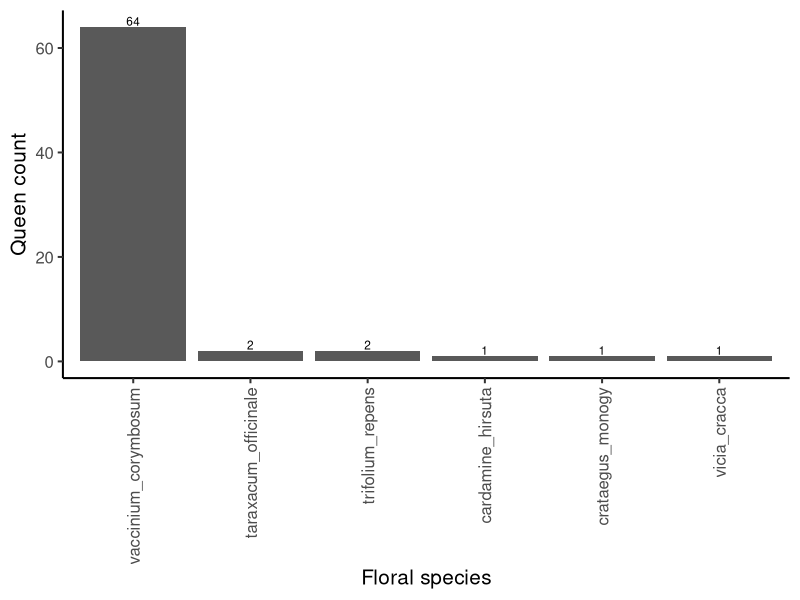
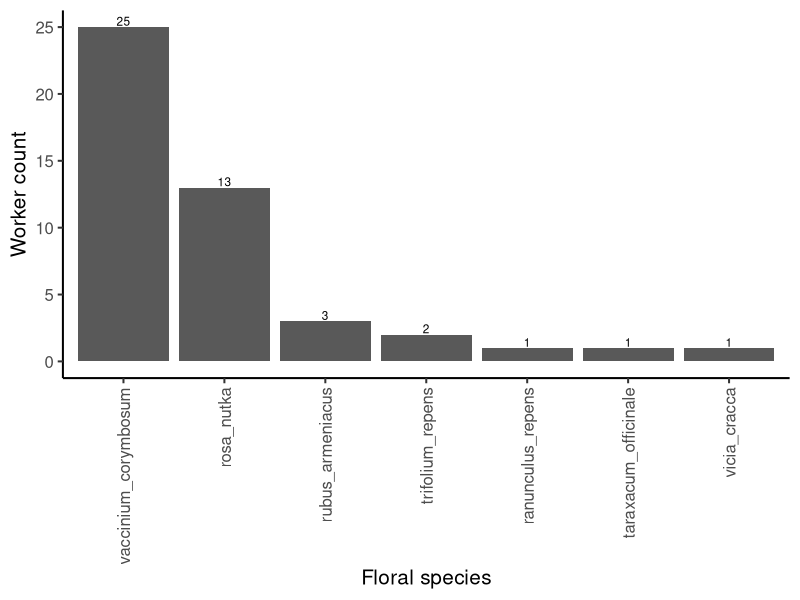
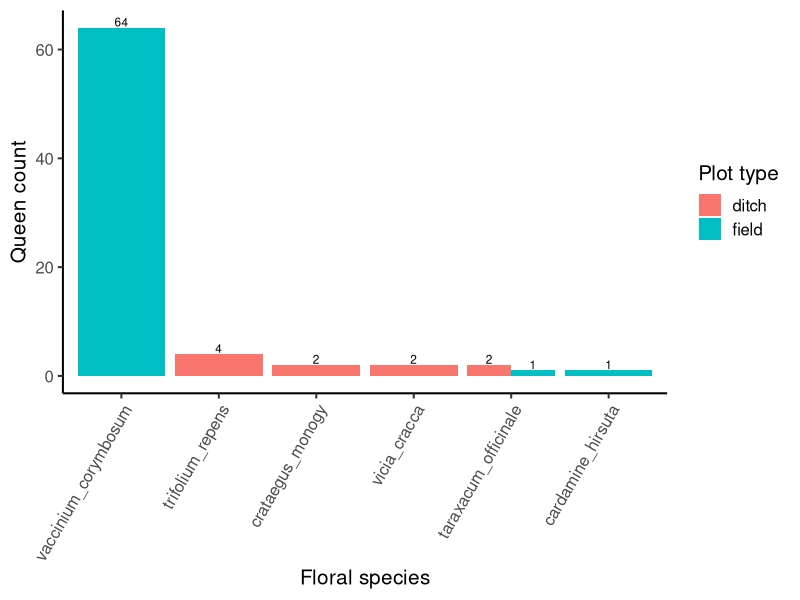
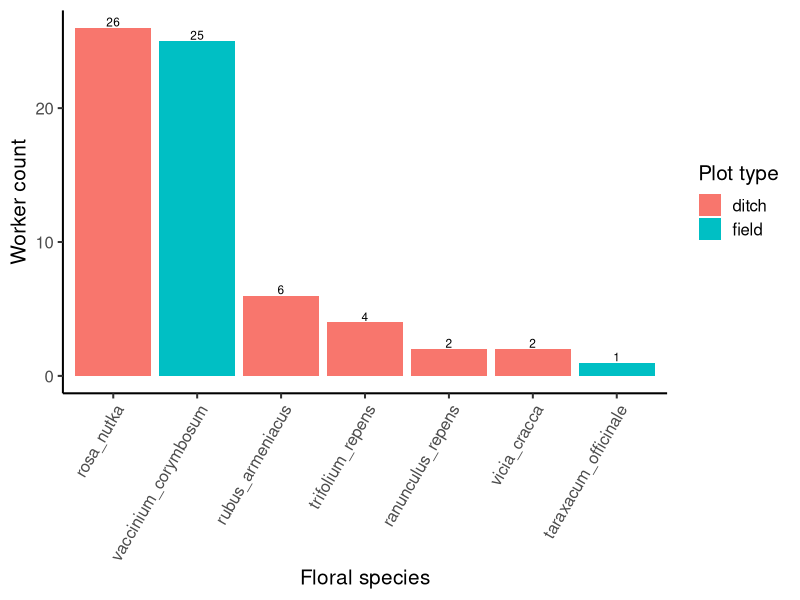
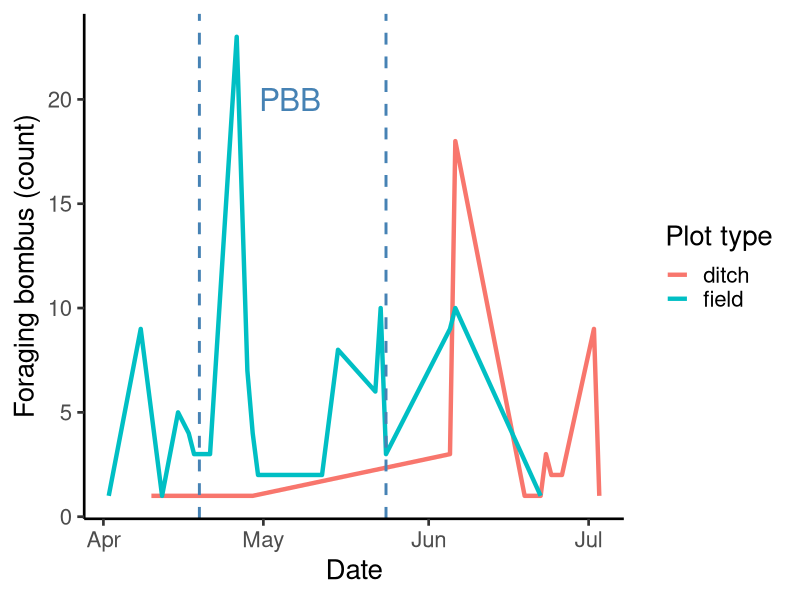
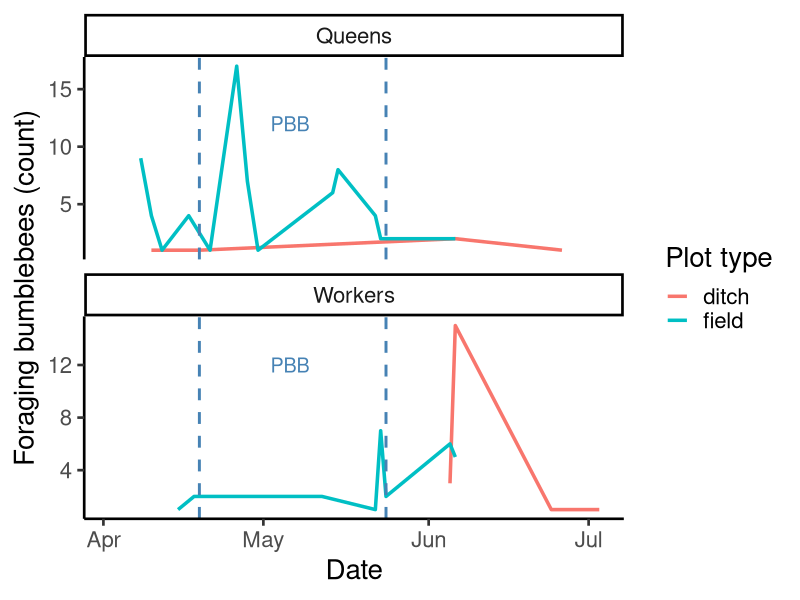
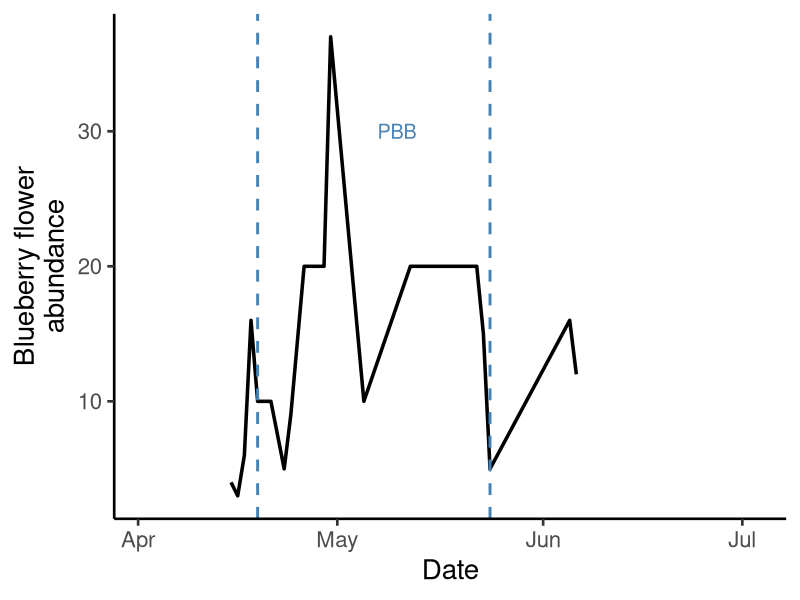
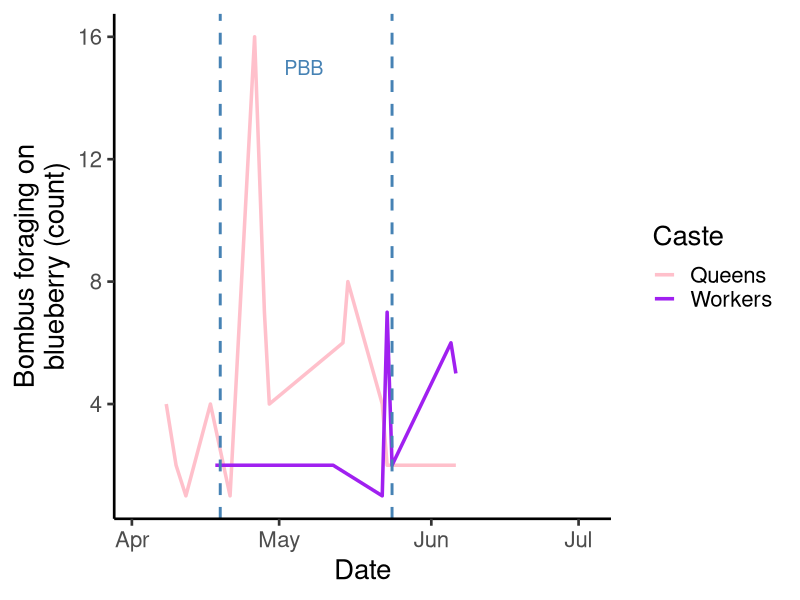

Write R code to recreate these figures, in order.
## ---- chunk 1
knitr::opts_chunk$set(echo = TRUE)
knitr::opts_knit$set(root.dir = "~/Library/CloudStorage/OneDrive-UBC/MSc/12_analysis/rodent-bee-blueberry")
## ---- chunk 2
#load packages
library(ggplot2) #for plots
library(dplyr) #for working with dataframes
library(tidyr) #for working with datasets
library(lme4) #for mixed effects models
library(ggpubr) #for adding significance asterisks to graph
library(stringr)
library(lubridate)

#read in data
data <- read.csv("06_cleandata/combined_plot_data.csv")
rodent <- read.csv("06_cleandata/rodent_clean.csv")

#change character columns to factors
data <- data %>%
   mutate(
     site_id = as.factor(site_id),
     round = as.factor(round),
     plot_id = as.factor(plot_id),
     bee_date = as.Date(bee_date),
     area = as.factor(area))

#add column for ditch vs field
##in overall data
data <- data %>%
  mutate(field_ditch = case_when(
    str_detect(plot_id, "p1|p2") ~ "field",
    str_detect(plot_id, "d") ~ "ditch",
    TRUE ~ NA_character_
  ))

##in rodent data
rodent <- rodent %>%
  mutate(field_ditch = case_when(
    str_detect(plot_id, "p1|p2") ~ "field",
    str_detect(plot_id, "d") ~ "ditch",
    TRUE ~ NA_character_
  ))
## ---- chunk 3
bee <- read.csv("06_cleandata/bee_clean.csv")
##add ditch vs field column
bee <- bee %>%
  mutate(field_ditch = case_when(
    str_detect(plot_id, "p1|p2") ~ "field",
    str_detect(plot_id, "d") ~ "ditch",
    TRUE ~ NA_character_
  ))

#remove observations of bees foraging VACO along the ditch (where VACO branches from the field extended into the ditch plot)
bee <- filter(bee, !(flower_code == "vaco" & field_ditch == "ditch"))

#add column for julian date
bee$julian.date <- yday(bee$date)

#filter to queens and workers
queens <- bee %>%
  filter(caste == "q", flower_species != "" & !is.na(flower_species))
workers <- bee %>%
  filter(caste == "w", flower_species != "" & !is.na(flower_species))

## ---- chunk 4
queens %>%
  count(flower_species, name = "count") %>%
  mutate(flower_species = reorder(flower_species, -count)) %>%
  ggplot(aes(flower_species, count)) +
  geom_bar(stat = "identity") +
  geom_text(aes(label = count), vjust = -0.15, size = 3) +
  theme_classic(base_size = 15) +
  xlab("Floral species") +
  ylab("Queen count") +
  theme(axis.text.x = element_text(angle = 90, vjust = 0.5, hjust = 1))
## ---- chunk 5
workers %>%
  count(flower_species, name = "count") %>%
  mutate(flower_species = reorder(flower_species, -count)) %>%
  ggplot(aes(flower_species, count)) +
  geom_bar(stat = "identity") +
  geom_text(aes(label = count), vjust = -0.15, size = 3) +
  theme_classic(base_size = 15) +
  xlab("Floral species") +
  ylab("Worker count") +
  theme(axis.text.x = element_text(angle = 90, vjust = 0.5, hjust = 1))
## ---- chunk 6
queens %>%
  count(flower_species, field_ditch, name = "count") %>%
  mutate(adjusted_count = case_when( ##adjust count for sampling effort (2x as many field plots as ditch plots)
    field_ditch == "field" ~ count * 1,
    field_ditch == "ditch" ~ count * 2
  )) %>%
  mutate(flower_species = reorder(flower_species, -adjusted_count)) %>%
  ggplot(aes(flower_species, adjusted_count, fill = field_ditch)) +
  geom_bar(stat = "identity", position = "dodge") +
  geom_text(aes(label = adjusted_count), 
            position = position_dodge(width = 0.9),
            vjust = -0.15, 
            size = 3) +
  theme_classic(base_size = 15) +
  labs(
    x = "Floral species",
    y = "Queen count",
    fill = "Plot type"
  ) +
  theme(axis.text.x = element_text(angle = 60, hjust = 1))
## ---- chunk 7
workers %>%
  count(flower_species, field_ditch, name = "count") %>%
  mutate(adjusted_count = case_when( ##adjust count for sampling effort (2x as many field plots as ditch plots)
    field_ditch == "field" ~ count * 1,
    field_ditch == "ditch" ~ count * 2
  )) %>%
  mutate(flower_species = reorder(flower_species, -adjusted_count)) %>%
  ggplot(aes(flower_species, adjusted_count, fill = field_ditch)) +
  geom_bar(stat = "identity", position = "dodge") +
  geom_text(aes(label = adjusted_count), 
            position = position_dodge(width = 0.9),
            vjust = -0.15, 
            size = 3) +
  theme_classic(base_size = 15) +
  labs(
    x = "Floral species",
    y = "Worker count",
    fill = "Plot type"
  ) +
  theme(axis.text.x = element_text(angle = 60, hjust = 1))
## ---- chunk 8

# Step 1: Filter and summarize data
foraging_summary <- bee %>%
  filter(behaviour == "foraging") %>%
  count(julian.date, field_ditch, name = "n_foraging")

#convert x-axis to actual dates
## Convert scaled values back to dates
foraging_summary <- foraging_summary %>%
  mutate(
    # Convert Day of Year to an actual Date object (using 2024 as a reference year)
    date_formatted = as.Date(round(julian.date) - 1, origin = "2024-01-01")
  )


# Step 2: Plot
ggplot(foraging_summary, aes(x = date_formatted, y = n_foraging, color = field_ditch)) +
  geom_line(size = 1.5) +
  scale_x_date(limits = c(as.Date("2024-04-02"), as.Date("2024-07-03")),
               date_breaks = "1 month", 
               date_labels = "%b") +
  # Add vertical dashed lines for start and end dates
  geom_vline(xintercept = as.Date("2024-04-19"), linetype = "dashed", color = "steelblue", linewidth = 1) +
  geom_vline(xintercept = as.Date("2024-05-24"), linetype = "dashed", color = "steelblue", linewidth = 1) +
  labs(
    x = "Date",
    y = "Foraging bombus (count)",
    color = "Plot type"
  ) +
  #Add a text label between the lines at the top
  annotate("text", x = as.Date("2024-05-06"), y = 20, 
           label = "PBB", color = "steelblue", size = 8) +
  theme_classic(base_size = 20)
## ---- chunk 9
# Step 1: Filter and summarize data
foraging_caste_summary <- bee %>%
  filter(behaviour == "foraging") %>%
  filter(caste != "" & caste != "m")%>%
  count(julian.date, caste, field_ditch, name = "n_foraging") 

#convert x-axis to actual dates
## Convert scaled values back to dates
foraging_caste_summary <- foraging_caste_summary %>%
  mutate(
    # Convert Day of Year to an actual Date object (using 2024 as a reference year)
    date_formatted = as.Date(round(julian.date) - 1, origin = "2024-01-01")
  )

# Step 2: Plot
ggplot(foraging_caste_summary, aes(x = date_formatted, y = n_foraging, color = field_ditch)) +
  geom_line(size = 1.2) +
  facet_wrap(~ caste, ncol = 1, scales = "free_y", labeller = as_labeller(c("w" = "Workers", "q" = "Queens"))) +
  scale_x_date(limits = c(as.Date("2024-04-02"), as.Date("2024-07-03")),
               date_breaks = "1 month", 
               date_labels = "%b") +
  # Add vertical dashed lines for start and end dates
  geom_vline(xintercept = as.Date("2024-04-19"), linetype = "dashed", color = "steelblue", linewidth = 1) +
  geom_vline(xintercept = as.Date("2024-05-24"), linetype = "dashed", color = "steelblue", linewidth = 1) +
  labs(
    x = "Date",
    y = "Foraging bombus (count)",
    color = "Plot type"
  ) +
  #Add a text label between the lines at the top
  annotate("text", x = as.Date("2024-05-06"), y = 12, 
           label = "PBB", color = "steelblue", size = 5) +
  labs(
    x = "Date",
    y = "Foraging bumblebees (count)",
    color = "Plot type"
  ) +
  theme_classic(base_size = 20)
## ---- chunk 10
#load data
floral <- read.csv("06_cleandata/floral_clean.csv")

#add column for julian date
floral$julian.date <- yday(floral$date)

# Step 1: Filter and summarize data
vaco_summary <- floral %>%
  filter(flower_code == "vaco") %>%
  group_by(julian.date) %>%
  summarise(vaco_abun = sum(abundance), .groups = "drop") 

#convert x-axis to actual dates
## Convert scaled values back to dates
vaco_summary <- vaco_summary %>%
  mutate(
    # Convert Day of Year to an actual Date object (using 2024 as a reference year)
    date_formatted = as.Date(round(julian.date) - 1, origin = "2024-01-01"))

# Step 2: Plot
ggplot(vaco_summary, aes(x = date_formatted, y = vaco_abun)) +
  geom_line(size = 1.2) +
  scale_x_date(limits = c(as.Date("2024-04-02"), as.Date("2024-07-03")),
               date_breaks = "1 month", 
               date_labels = "%b") +
  # Add vertical dashed lines for start and end dates
  geom_vline(xintercept = as.Date("2024-04-19"), linetype = "dashed", color = "steelblue", linewidth = 1) +
  geom_vline(xintercept = as.Date("2024-05-24"), linetype = "dashed", color = "steelblue", linewidth = 1) +
  labs(
    x = "Date",
    y = "Foraging bombus (count)",
    color = "Plot type"
  ) +
  #Add a text label between the lines at the top
  annotate("text", x = as.Date("2024-05-10"), y = 30, 
           label = "PBB", color = "steelblue", size = 5) +
  labs(
    x = "Date",
    y =  "Blueberry flower\nabundance"
  ) +
  theme_classic(base_size = 20)
## ---- chunk 11
# Step 1: Filter and summarize data
vacoforaging_caste_summary <- bee %>%
  filter(behaviour == "foraging") %>%
  filter(flower_code == "vaco") %>%
  filter(caste != "")%>%
  count(julian.date, caste, name = "n_foraging_vaco")

#convert x-axis to actual dates
## Convert scaled values back to dates
vacoforaging_caste_summary <- vacoforaging_caste_summary %>%
  mutate(
    # Convert Day of Year to an actual Date object (using 2024 as a reference year)
    date_formatted = as.Date(round(julian.date) - 1, origin = "2024-01-01"))

# Step 2: Plot
ggplot(vacoforaging_caste_summary, aes(x = date_formatted, y = n_foraging_vaco, color = caste)) +
  geom_line(size = 1.2) +
  scale_color_manual(values = c("q" = "pink", "w" = "purple"),
                        labels = c("q" = "Queens", "w" = "Workers"))+
  scale_x_date(limits = c(as.Date("2024-04-02"), as.Date("2024-07-03")),
               date_breaks = "1 month", 
               date_labels = "%b") +
  # Add vertical dashed lines for start and end dates
  geom_vline(xintercept = as.Date("2024-04-19"), linetype = "dashed", color = "steelblue", linewidth = 1) +
  geom_vline(xintercept = as.Date("2024-05-24"), linetype = "dashed", color = "steelblue", linewidth = 1) +
  #Add a text label between the lines at the top
  annotate("text", x = as.Date("2024-05-06"), y = 15, 
           label = "PBB", color = "steelblue", size = 5) +
  labs(
    x = "Date",
    y = "Bombus foraging on\nblueberry (count)",
    color = "Caste"
  ) +
  theme_classic(base_size = 20)
## ---- chunk 12
# Step 1: Filter and summarize data
vacoforaging_caste_summary <- bee %>%
  filter(behaviour == "foraging") %>%
  filter(flower_code == "vaco") %>%
  filter(caste != "" & caste != "m")%>%
  count(caste, name = "n_foraging_vaco")

# Step 2: Plot
ggplot(vacoforaging_caste_summary, aes(x = caste, y = n_foraging_vaco)) +
  geom_bar(stat = "identity") +
  scale_x_discrete(labels = c("w" = "Workers", "q" = "Queens")) +
  labs(
    x = "Caste",
    y = "Bombus foraging on blueberry\n(count)"
  ) +
  theme_classic(base_size = 20)
## ---- chunk 13
#load bee data
bee <- read.csv("06_cleandata/bee_clean.csv")

#add column for ditch vs field
bee <- bee %>%
  mutate(field_ditch = case_when(
    str_detect(plot_id, "p1|p2") ~ "field",
    str_detect(plot_id, "d") ~ "ditch",
    TRUE ~ NA_character_
  ))

##counts per caste
bee_count_summary <- bee %>%
  #change blanks to unknown
  mutate(caste = ifelse(caste == "" , "unknown", caste)) %>%
  # Group by species and caste
  group_by(caste) %>%
  summarise(n = n(), .groups = "drop") %>%
  # Add a total row
  bind_rows(tibble(caste = "overall", n = sum(.$n)))

##counts per plot type 
bee_count_summary_plot <- bee %>%
  # Group by plot type 
  group_by(field_ditch) %>%
  summarise(n = n(), .groups = "drop") %>%
  # Add a total row
  bind_rows(tibble(field_ditch = "overall", n = sum(.$n)))
  
#number of species
bee_species_summary <- bee %>%
  #change blanks to unknown
  mutate(caste = ifelse(caste == "" , "unknown", caste)) %>%
  mutate(bee_species = ifelse(bee_species == "" , "unknown", bee_species)) %>%
  # Group by species and caste
  group_by(bee_species, caste) %>%
  summarise(n = n(), .groups = "drop") %>%
  # Pivot caste levels into columns
  pivot_wider(
    names_from = caste,
    values_from = n,
    values_fill = 0  # fill missing combinations with 0
  ) %>%
  # Add a total count column
  mutate(n_overall = rowSums(across(-bee_species)))

#number of species per plot type
bee_species_summary_plot <- bee %>%
  #change blanks to unknown
  mutate(bee_species = ifelse(bee_species == "" , "unknown", bee_species)) %>%
  # Group by species and caste
  group_by(bee_species, field_ditch) %>%
  summarise(n = n(), .groups = "drop") %>%
  # Pivot caste levels into columns
  pivot_wider(
    names_from = field_ditch,
    values_from = n,
    values_fill = 0  # fill missing combinations with 0
  ) %>%
  # Add a total count column
  mutate(n_overall = rowSums(across(-bee_species)))

## ---- chunk 14
#load bee data
rodent <- read.csv("06_cleandata/rodent_clean.csv")

#number of individuals
total_rodent <- count(rodent) ##1037 across all sites
#average per plot
rodent_plot_summary <- rodent %>%
  # Group by plot and site
  group_by(site_id, plot_id) %>%
  summarise(n = n(), .groups = "drop") %>%
  # Pivot caste levels into columns
  pivot_wider(
    names_from = site_id,
    values_from = n,
    values_fill = 0  # fill missing combinations with 0
  )
## ---- chunk 15
floral <- read.csv("06_cleandata/floral_clean.csv")

beefloral <- read.csv("06_cleandata/useful_flowers.csv")

floral_bombus <- floral %>%
  filter(flower_species %in% beefloral$flower_species |
           str_detect(flower_species, "brassica_") |
           str_detect(flower_species, "rhododendron_") |
           str_detect(flower_species, "rorippa_") |
           str_detect(flower_species, "rubus_") |
           str_detect(flower_species, "rosa_") |
           str_detect(flower_species, "calystegia_") |
           str_detect(flower_species, "prunus_") |
           str_detect(flower_species, "phacelia_") 
  )

#count number of floral species:
length(unique(floral_bombus$flower_species)) ##53
